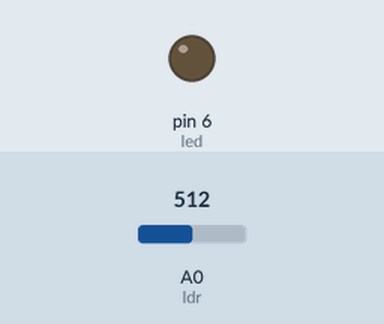
Simulated run of this sketch. Board: Arduino Uno, built with avr-gcc and run on an emulated ATmega328P. Shown: output pins drawn as LEDs (lit = HIGH). The inputs (shaded band) are chosen by the test bench; at power-on: A0 (ldr) = 512. What the sketch prints to the serial monitor is not drawn.

Above: at 1.8 s.
1.9 s: A0 (ldr) set to 53
3.4 s: A0 (ldr) set to 46
At 4.8 s:
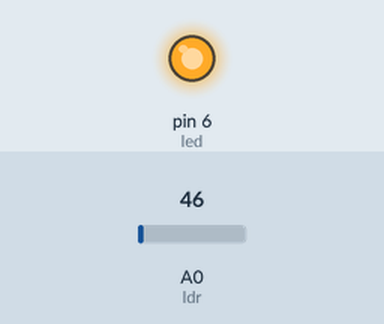
5.5 s: A0 (ldr) set to 122
At 6.3 s:
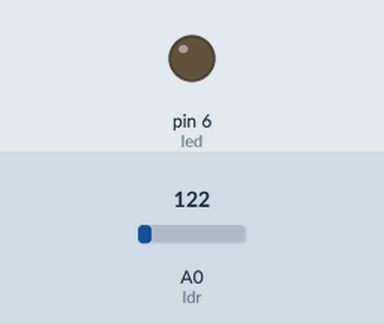
7.5 s: A0 (ldr) set to 40
At 9.1 s:
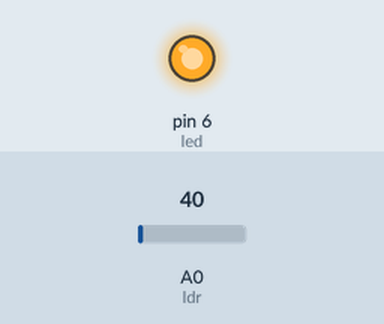
Timing chart, 0 to 10.5 s (numbered marks = the images above; inputs shaded):
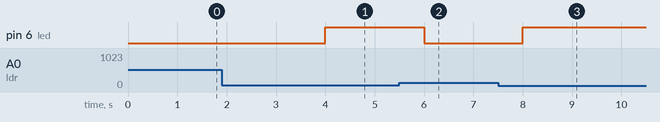

The sketch:

Arduino.ino
```cpp
int led = 6;
int ldr = A0;

void setup()
{
  Serial.begin(9600);

  pinMode(led, OUTPUT);
  pinMode(ldr, INPUT);
}

void loop()
{
  int cahaya = analogRead(ldr);

  if (cahaya < 50)
  {
    digitalWrite(led, HIGH);
    Serial.print("Lampu Menyala");
    Serial.write('\0');
    delay(1000);
  }
  else
  {
    digitalWrite(led, LOW);
    Serial.print("Lampu Mati");
    Serial.write('\0');
    delay(1000);
  }
}
```

Measured:
- the behaviour switches between 50 and 49 on A0 (ldr) (found by bisection; images 0 and 1)
- after the input at 1.9 s, every drawn part: stays the same
- after the input at 3.4 s, pin 6 (led): LOW → HIGH after 0.60 s
- after the input at 5.5 s, pin 6 (led): HIGH → LOW after 0.50 s
- after the input at 7.5 s, pin 6 (led): LOW → HIGH after 0.50 s
